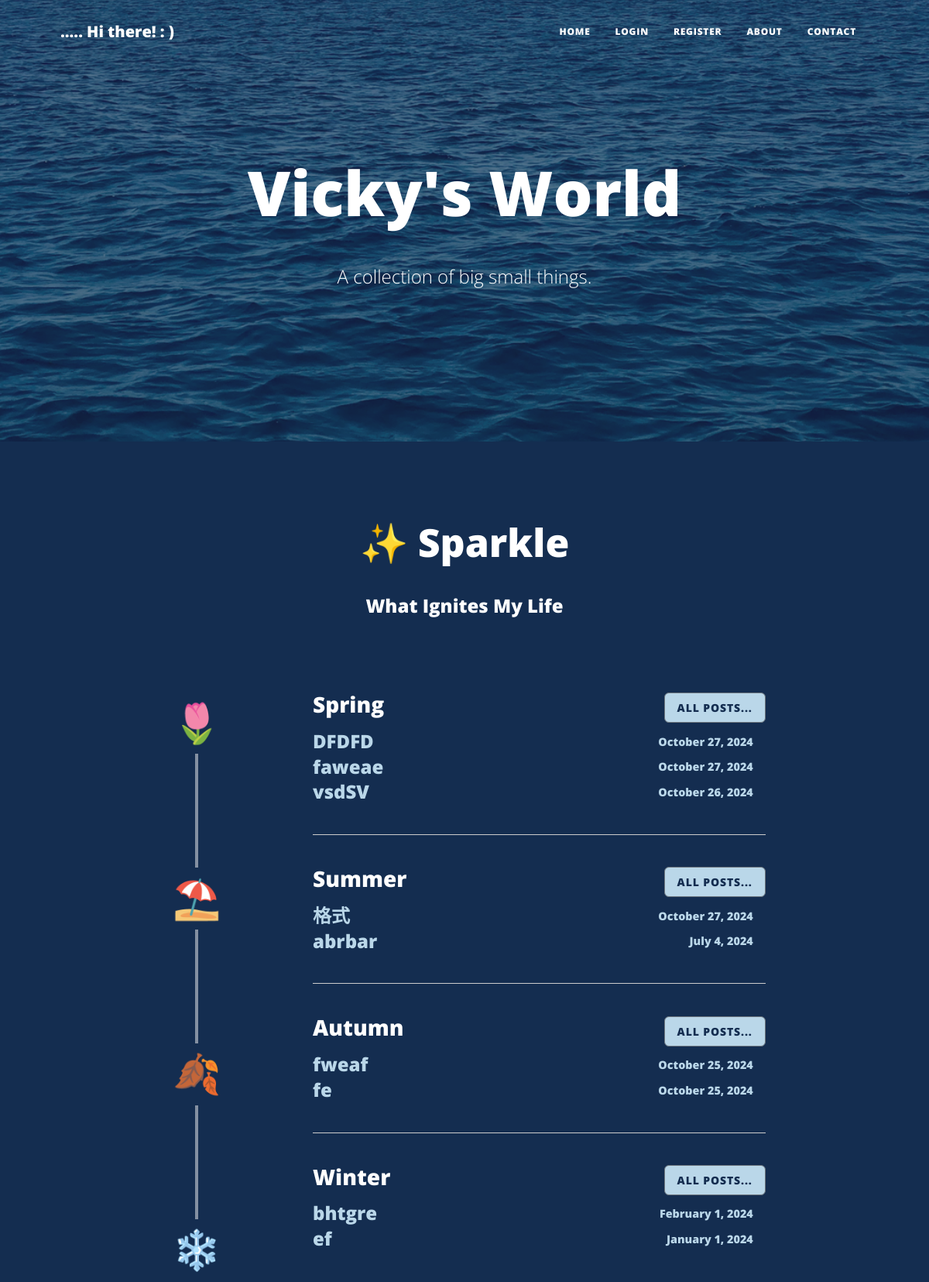
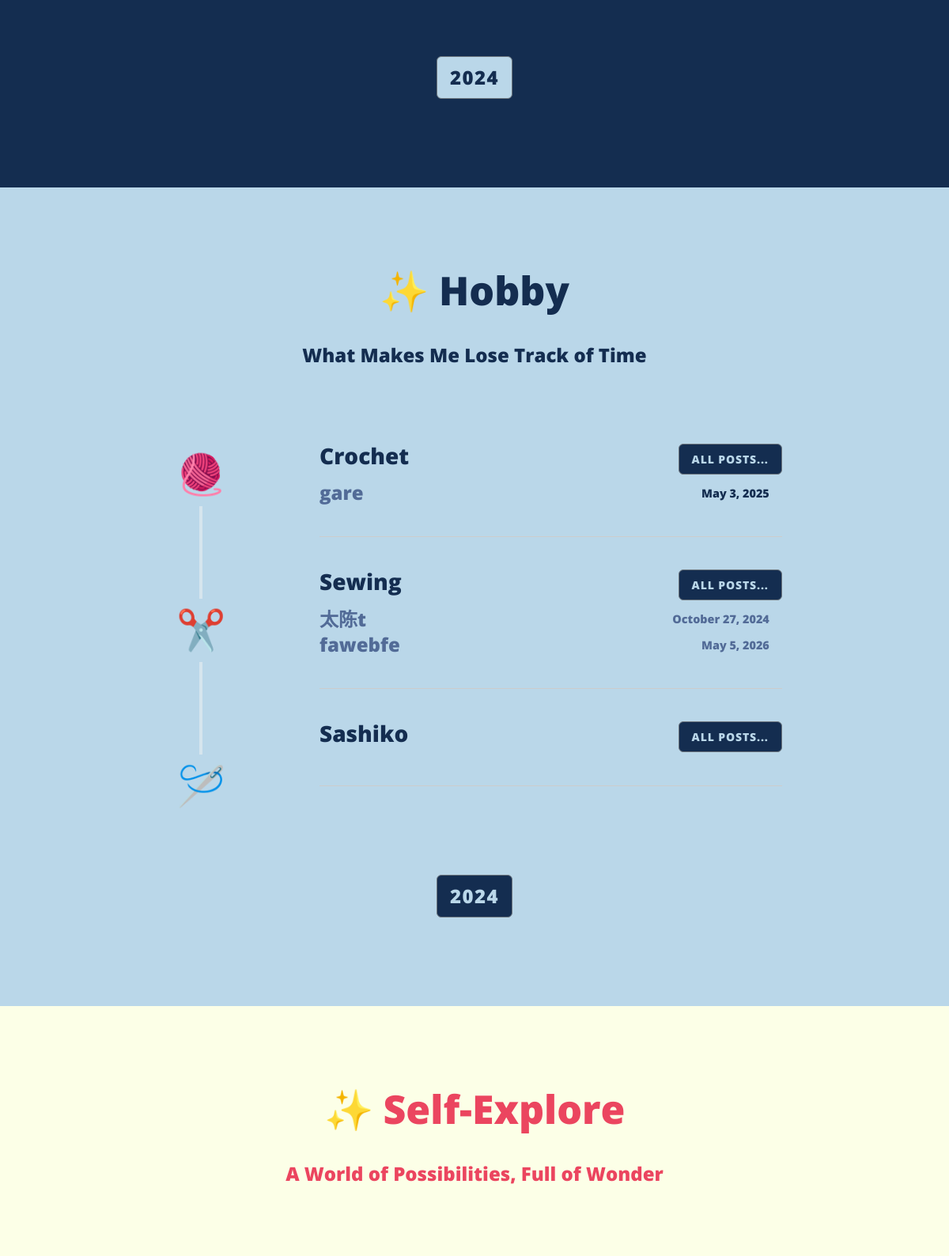
The page / (upper part) on the database its author committed (2 pictures, top to bottom).
### main.py (models this page shows)
class BlogPost(db.Model):
    __tablename__ = "blog_posts"
    id: Mapped[int] = mapped_column(Integer, primary_key=True)
    author_id: Mapped[int] = mapped_column(Integer, db.ForeignKey("users.id"))
    author = relationship("User", back_populates="blog_posts")
    title: Mapped[str] = mapped_column(String(250), unique=True, nullable=False)
    date: Mapped[str] = mapped_column(String(250), nullable=False)
    body: Mapped[str] = mapped_column(Text, nullable=False)
    img_url: Mapped[str] = mapped_column(String(250), nullable=True)
    category: Mapped[str] = mapped_column(String(250), nullable=False)
    sub_category: Mapped[str] = mapped_column(String(250))
    comments = relationship("Comment", back_populates="parent_blog_post")

### main.py (the view)
@app.route('/')
def get_all_posts():
    all_posts = db.session.execute(db.select(BlogPost)).scalars().all()
    spring = select_posts(posts=all_posts, category='sparkle', sub_category='spring')[::-1][:3]
    summer = select_posts(posts=all_posts, category='sparkle', sub_category='summer')[::-1][:3]
    winter = select_posts(posts=all_posts, category='sparkle', sub_category='winter')[::-1][:3]
    autumn = select_posts(posts=all_posts, category='sparkle', sub_category='autumn')[::-1][:3]
    crochet = select_posts(posts=all_posts, category='hobby', sub_category='crochet')[::-1][:3]
    sewing = select_posts(posts=all_posts, category='hobby', sub_category='sewing')[::-1][:3]
    sashiko = select_posts(posts=all_posts, category='hobby', sub_category='sashiko')[::-1][:3]
    books = select_posts(posts=all_posts, category='self-explore', sub_category='books')[::-1][:3]
    courses = select_posts(posts=all_posts, category='self-explore', sub_category='courses')[::-1][:3]
    professional = select_posts(posts=all_posts, category='self-explore', sub_category='professional')[::-1][:3]
    all_plans = db.session.execute(db.select(PlanPost)).scalars().all()
    january = select_plans(plans=all_plans, month='january')[::-1][:3]
    february = select_plans(plans=all_plans, month='february')[::-1][:3]
    march = select_plans(plans=all_plans, month='march')[::-1][:3]
    april = select_plans(plans=all_plans, month='april')[::-1][:3]
    may = select_plans(plans=all_plans, month='may')[::-1][:3]
    june = select_plans(plans=all_plans, month='june')[::-1][:3]
    july = select_plans(plans=all_plans, month='july')[::-1][:3]
    august = select_plans(plans=all_plans, month='august')[::-1][:3]
    september = select_plans(plans=all_plans, month='september')[::-1][:3]
    october = select_plans(plans=all_plans, month='october')[::-1][:3]
    november = select_plans(plans=all_plans, month='november')[::-1][:3]
    december = select_plans(plans=all_plans, month='december')[::-1][:3]
    return render_template("index.html", spring=spring,summer=summer,winter=winter,autumn=autumn,crochet=crochet,sewing=sewing,sashiko=sashiko, books=books, courses=courses,professional=professional, january = january,february = february,march = march,april = april,may = may,june = june,july = july,august = august,september = september,october = october,november = november,december = december,logged_in=current_user.is_authenticated)

### main.py (called while the page is built)
def select_posts(posts, category, sub_category):
    filtered_posts = []
    if posts != None:
        for post in posts:
            if post.category == category and post.sub_category == sub_category:
                filtered_posts.append(post)
    return filtered_posts

def select_plans(plans, month):
    filtered_plans = []
    if plans != None:
        for plan in plans:
            if month in plan.month:
                filtered_plans.append(plan)
    return filtered_plans

### templates/index.html (shortened to what this page needs)
{% include "header.html" %}
<header
  class="masthead"
  style="background-image: url('../static/assets/img/home-bg2.png');margin-bottom:0; "
>
  <div class="container position-relative px-4 px-lg-5">
    <div class="row gx-4 gx-lg-5 justify-content-center">
      <div class="col-md-10 col-lg-8 col-xl-7">
        <div class="site-heading">
          <h1>Vicky's World</h1>
          <br>
          <span class="subheading">A collection of big small things.</span>
        </div>
      </div>
    </div>
  </div>
</header>
 <div
 class="masthead section1"
 style="background-color: rgb(20,45,80);"
 >
 <div class="row gx-4 gx-lg-5 justify-content-center">
  <div class="col-md-10 col-lg-8 col-xl-7 text-center  mb-5">
    <div class="site-heading">
      {% if current_user.id == 1 %}
      <h2>✨ Sparkle   <a
          class="btn btn-primary float-right" style="background-color:rgb(71, 122, 153); border:none"
          href="{{url_for('add_new_post')}}"
          >+</a
        ></h2>
      {% else %}
      <h2>✨ Sparkle</h2>
        {% endif %}
      <br>
      <h4 style="color:white">What Ignites My Life</h4>
    </div>
  </div>
</div>
<div class="section_container  px-4 px-lg-5">
  <div class="section_container ">
    <div class="timeline">
        <div class="timeline-item">
            <div class="icon icon1">🌷</i></div>
        </div>
        <div class="timeline-item">
            <div class="icon icon1">⛱️</div>
        </div>
        <div class="timeline-item">
            <div class="icon icon1">🍂</div>
        </div>
        <div class="timeline-item">
            <div class="icon icon1">❄️</div>
        </div>
    </div>
    <div class="content">
      <div class="season">
        <div class="d-flex justify-content-between align-items-center mb-2">
            <h3>Spring</h3>
            <a class="btn btn-secondary text-uppercase" style="color:rgb(20,45,80); background-color:rgb(186, 215, 233)" href="{{ url_for('get_select_posts', category='sparkle', sub_category='spring', logo='🌷')}}">All Posts...</a>
        </div>
        {% for post in spring %}
          <div class="d-flex justify-content-between align-items-center mb-1">
                <a href="{{ url_for('show_post', post_id=post.id) }}" class="text-decoration-none" style="color:rgb(186, 215, 233); font-size:1rem;  ">
                    <h4 class="mb-0">{{ post.title }}</h4>
                </a>
                <div class="d-flex align-items-center">
                    <h5 class="mb-0 me-3" style="color:rgb(186, 215, 233); font-size:0.9rem;  "> {{ post.date }}</h5>
                </div>
          </div>
        {% endfor %}
      </div>
      <hr>
      <div class="season">
        <div class="d-flex justify-content-between align-items-center mb-2">
            <h3>Summer</h3>
            <a class="btn btn-secondary text-uppercase" style="color:rgb(20,45,80); background-color:rgb(186, 215, 233)" href="{{ url_for('get_select_posts', category='sparkle', sub_category='summer', logo='⛱️')}}">All Posts...</a>
        </div>
        {% for post in summer %}
          <div class="d-flex justify-content-between align-items-center mb-1">
                  <a href="{{ url_for('show_post', post_id=post.id) }}" class="text-decoration-none" style="color:rgb(186, 215, 233); font-size:1rem;  ">
                      <h4 class="mb-0">{{ post.title }}</h4>
                  </a>
                  <div class="d-flex align-items-center">
                      <h5 class="mb-0 me-3" style="color:rgb(186, 215, 233); font-size:0.9rem;"> {{ post.date }}</h5>
                  </div>
          </div>
        {% endfor %}
      </div>
      <hr>
      <div class="season">
        <div class="d-flex justify-content-between align-items-center mb-2">
            <h3>Autumn</h3>
            <a class="btn btn-secondary text-uppercase" style="color:rgb(20,45,80); background-color:rgb(186, 215, 233)" href="{{ url_for('get_select_posts', category='sparkle', sub_category='autumn', logo='🍂')}}">All Posts...</a>
        </div>
        {% for post in autumn %}
          <div class="d-flex justify-content-between align-items-center mb-1">
              <a href="{{ url_for('show_post', post_id=post.id) }}" class="text-decoration-none" style="color:rgb(186, 215, 233); font-size:1rem;">
                  <h4 class="mb-0">{{ post.title }}</h4>
              </a>
              <div class="d-flex align-items-center">
                  <h5 class="mb-0 me-3" style="color:rgb(186, 215, 233); font-size:0.9rem;  "> {{ post.date }}</h5>
              </div>
          </div>
        {% endfor %}
      </div>
      <hr>
      <div class="season">
        <div class="d-flex justify-content-between align-items-center mb-2">
            <h3>Winter</h3>
            <a class="btn btn-secondary text-uppercase" style="color:rgb(20,45,80); background-color:rgb(186, 215, 233)" href="{{ url_for('get_select_posts', category='sparkle', sub_category='winter', logo='❄️')}}">All Posts...</a>
        </div>
        {% for post in winter %}
          <div class="d-flex justify-content-between align-items-center mb-1">
              <a href="{{ url_for('show_post', post_id=post.id) }}" class="text-decoration-none" style="color:rgb(186, 215, 233); font-size:1rem;  ">
                  <h4 class="mb-0">{{ post.title }}</h4>
              </a>
              <div class="d-flex align-items-center">
                  <h5 class="mb-0 me-3" style="color:rgb(186, 215, 233); font-size:0.9rem;  "> {{ post.date }}</h5>
              </div>
          </div>
        {% endfor %}
      </div>
    </div>
  </div>
</div>
<div class="container" style="padding:2rem; justify-items:center;">
  <div class="row">
    <div class="col-4"><a class="btn btn-secondary text-uppercase" style="color:rgb(20,45,80); background-color:rgb(186, 215, 233); font-size:1.5rem;" href="{{ url_for('get_year_posts', category='sparkle', year='2024')}}">2024</a> </div>
  </div>
  </div>
</div>
 <div
 class="masthead section2"
 style="background-color: #BAD7E9; color:rgb(20,45,80);"
 >
 <div class="row gx-4 gx-lg-5 justify-content-center">
  <div class="col-md-10 col-lg-8 col-xl-7 text-center  mb-5">
    <div class="site-heading">
      {% if current_user.id == 1 %}
      <h2>✨ Hobby   <a
          class="btn btn-primary float-right" style="background-color:rgb(82, 107, 151);border:none"
          href="{{url_for('add_new_post')}}"
          >+</a
        ></h2>
      {% else %}
      <h2>✨ Hobby</h2>
        {% endif %}
      <br>
      <h4>What Makes Me Lose Track of Time</h4>
    </div>
  </div>
</div>
<div class="section_container  px-4 px-lg-5">
  <div class="section_container ">
    <div class="timeline">
        <div class="timeline-item">
            <div class="icon icon2">🧶</div>
        </div>
        <div class="timeline-item">
            <div class="icon icon2">✂️</div>
        </div>
        <div class="timeline-item">
            <div class="icon icon2">🪡</div>
        </div>
    </div>
    <div class="content">
      <div class="season">
        <div class="d-flex justify-content-between align-items-center mb-2">
          <h3>Crochet</h3>
          <a class="btn btn-secondary text-uppercase" style="color:rgb(186, 215, 233); background-color:rgb(20,45,80)" href="{{ url_for('get_select_posts', category='hobby', sub_category='crochet', logo='🧶')}}">All Posts...</a>
        </div>
        {% for post in crochet %}
          <div class="d-flex justify-content-between align-items-center mb-1">
              <a href="{{ url_for('show_post', post_id=post.id) }}" class="text-decoration-none" style="color:rgb(82, 107, 151); font-size:1rem;  ">
                  <h4 class="mb-0">{{ post.title }}</h4>
              </a>
              <div class="d-flex align-items-center">
                  <h5 class="mb-0 me-3" style="color:color:rgb(82, 107, 151); font-size:0.9rem;  "> {{ post.date }}</h5>
              </div>
          </div>
        {% endfor %}
      </div>
      <hr>
      <div class="season">
        <div class="d-flex justify-content-between align-items-center mb-2">
          <h3>Sewing</h3>
          <a class="btn btn-secondary text-uppercase" style="color:rgb(186, 215, 233); background-color:rgb(20,45,80)" href="{{ url_for('get_select_posts', category='hobby', sub_category='sewing', logo='✂️')}}">All Posts...</a>
        </div>
        {% for post in sewing %}
          <div class="d-flex justify-content-between align-items-center mb-1">
              <a href="{{ url_for('show_post', post_id=post.id) }}" class="text-decoration-none" style="color:rgb(82, 107, 151); font-size:1rem;  ">
                  <h4 class="mb-0">{{ post.title }}</h4>
              </a>
              <div class="d-flex align-items-center">
                  <h5 class="mb-0 me-3" style="color:rgb(82, 107, 151); font-size:0.9rem;"> {{ post.date }}</h5>
              </div>
          </div>
        {% endfor %}
      </div>
      <hr>
      <div class="season">
        <div class="d-flex justify-content-between align-items-center mb-2">
          <h3>Sashiko</h3>
          <a class="btn btn-secondary text-uppercase" style="color:rgb(186, 215, 233); background-color:rgb(20,45,80)" href="{{ url_for('get_select_posts', category='hobby', sub_category='sashiko', logo='🪡')}}">All Posts...</a>
        </div>
      </div>
      <hr>
    </div>
  </div>
</div>
<div class="container" style="padding:2rem; justify-items:center;">
  <div class="row">
    <div class="col-4"><a class="btn btn-secondary text-uppercase" style="color:rgb(186, 215, 233); background-color:rgb(20,45,80); font-size:1.5rem;" href="{{ url_for('get_year_posts', category='hobby', year='2024')}}">2024</a> </div>
  </div>
  </div>
</div>
<div
class="masthead section3"
style="background-color: rgb(252, 255, 231); color:rgb(235, 69, 95); "
>
<div class="row gx-4 gx-lg-5 justify-content-center">
 <div class="col-md-10 col-lg-8 col-xl-7 text-center  mb-5">
   <div class="site-heading" >
    {% if current_user.id == 1 %}
    <h2>✨ Self-Explore  <a
        class="btn btn-primary float-right" style="background-color:rgb(248, 170, 182);border:none"
        href="{{url_for('add_new_post')}}"
        >+</a
      ></h2>
    {% else %}
    <h2>✨ Self-Explore</h2>
      {% endif %}
     <br>
     <h4>A World of Possibilities, Full of Wonder</h4>
   </div>
 </div>
</div>
<div class="section_container  px-4 px-lg-5">
 <div class="section_container ">
</div>
</div>
</div>
{% include "footer.html" %}

### templates/header.html (style rules this page uses)
.section1, .section2, .section3, .section4 { padding-left: 100px; padding-right: 100px; padding-top: 100px; padding-bottom: 80px; }
.content { padding-left: 0; padding-right: 10%; }
.section_container { display: flex; width: 100%; padding: 20px; box-sizing: border-box; }
.timeline { flex: 0 0 20%; position: relative; display: flex; flex-direction: column; justify-content: space-between; align-items: center; margin-right: 5%; }
.timeline::before { content: ''; position: absolute; top: 0; left: 50%; width: 4px; height: 100%; background-color:rgba(244,244, 244, 0.5); transform: translateX(-50%); }
.timeline-item { position: relative; display: flex; justify-content: center; align-items: center; }
.icon { border: none; width: 80px; height: 80px; display: flex; justify-content: center; align-items: center; font-size: 50px; z-index: 1; }
.icon1 { background-color: rgb(20,45,80); }
.icon2 { background-color: #BAD7E9; }
.content { flex: 0 0 80%; padding-left: 20px; }
.season { margin-bottom: 40px; }
hr { border: none; border-top: 1px solid #ccc; margin: 40px 0; }
.section1 h3, .section1 h2, .section1 p, .section1 span { color: white; }
h2 { font-size: 50px; }

### rows shown on the page
BlogPost: title "DFDFD", date "October 27, 2024"
BlogPost: title "faweae", date "October 27, 2024"
BlogPost: title "vsdSV", date "October 26, 2024"
BlogPost: title "格式", date "October 27, 2024"
BlogPost: title "abrbar", date "July 4, 2024"
BlogPost: title "fweaf", date "October 25, 2024"
BlogPost: title "fe", date "October 25, 2024"
BlogPost: title "bhtgre", date "February 1, 2024"
BlogPost: title "ef", date "January 1, 2024"
BlogPost: title "gare", date "May 3, 2025"
BlogPost: title "太陈t", date "October 27, 2024"
BlogPost: title "fawebfe", date "May 5, 2026"
